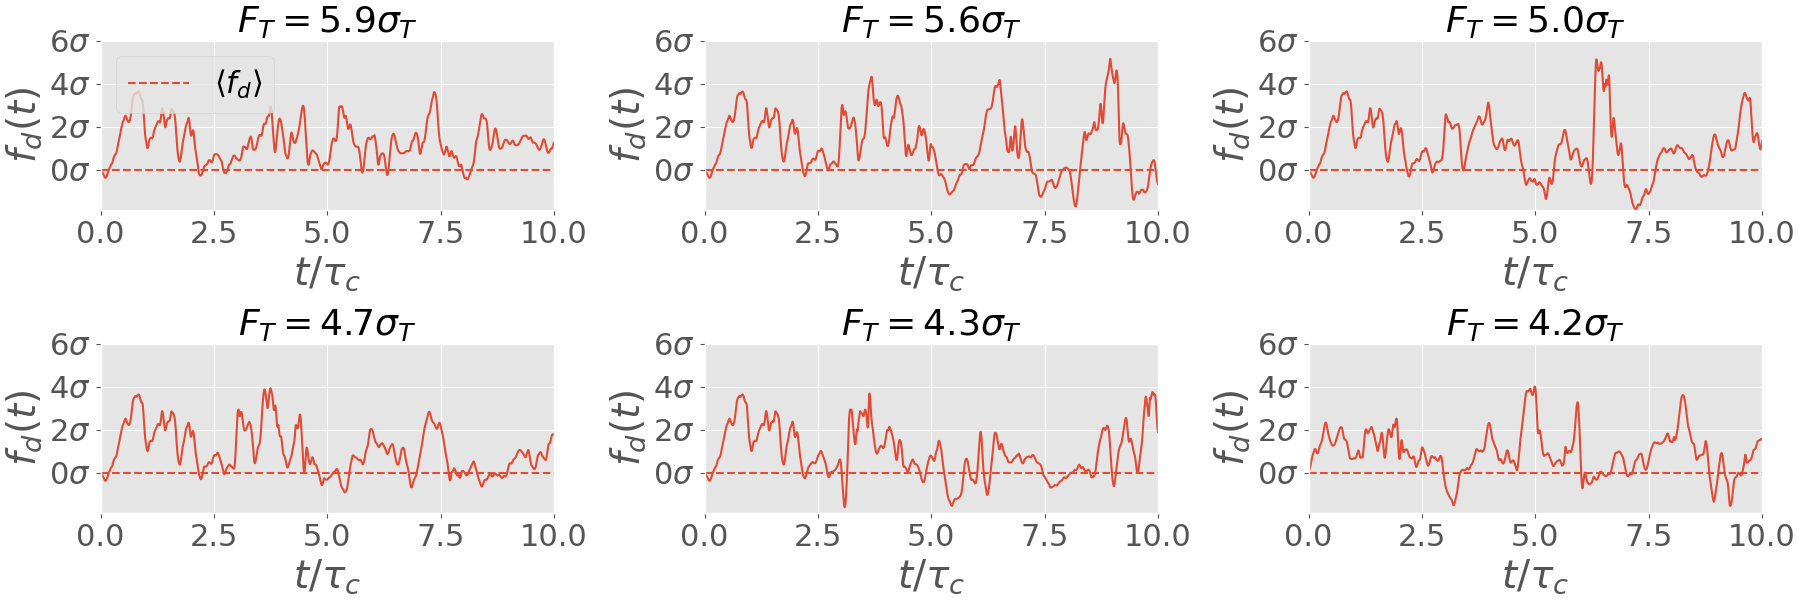

Reproduce this figure in Python.
from os.path import join
import numpy as np
import matplotlib.pyplot as plt

plt.style.use('ggplot')

gktl_dir = "../../er_lannic"

# list.txt is generated with ./sort_extremes.py
# contains the sorted list of extremes according to the
# time-averaged drag (highest value first)
sortedI = np.loadtxt('list.txt', dtype=int)

sig=0.0412
m=0.0252
# Gets the value of mu and sigma for time-averaged drag
musigma = np.fromfile("../../data/musigma_AVG_10.dat", float, -1, "");

T = 10 # Physical duration of instant. trajectories

Nsubplots = 6
minArray=np.zeros(Nsubplots) # containers for max and min over instant. drag
maxArray=np.zeros(Nsubplots) # timeseries
fig, axes = plt.subplots(nrows=2,ncols=3, figsize=(18,6), constrained_layout=True)
for i in range(0,Nsubplots):
    fileName=join(gktl_dir, "recon_rep_0_clone_{}.traj".format(sortedI[i]))
    f = np.fromfile(fileName, float, -1, "")
    # amplitude of fluctuation for time-average
    F_avg = np.sum(f)/(len(f)-1)
    F_avg = F_avg/musigma[1]
    # Compute centered and reduced drag
    # important to do this *after* computing F_avg
    f = f/sig
    N = len(f)
    # row and col are computed so that plots go from left
    # to right, in descending order of F_avg
    row = i // 3
    col = i % 3
    drag_signal, = axes[row,col].plot(np.linspace(0,T,N),f)
    axes[row,col].set_xlim((0, T))
    axes[row,col].set_title(r"$F_T = {:2.1f}\sigma _T$".format(F_avg), fontsize=26)
    # Compute min and max for instant drag signal to
    # impose common ylim to all subplots (see below)
    maxArray[i]=np.amax(f)
    minArray[i]=np.amin(f)
    # Plot a dashed line to mark average value (f=0)
    avg_marker_line, = axes[row,col].plot([0,T],[0,0], '--')
    avg_marker_line.set_color(drag_signal.get_color())
    if(i==0):
        avg_marker_line.set_label(r'$\langle f_d \rangle$')
        axes[row,col].legend(loc='upper left', fontsize=22)
globalDragMinimum = np.amin(minArray)
globalDragMaximum = np.amax(maxArray)
for i in range(0,6):
    row = i // 3
    col = i % 3
    axes[row,col].set_ylim((globalDragMinimum,globalDragMaximum))
    axes[row,col].set_xlabel(r'$t/ \tau_c$',fontsize=28)
    axes[row,col].set_ylabel(r'$f_d(t)$',fontsize=28)
    axes[row,col].set_yticks([0,2,4,6])
    axes[row,col].set_yticklabels(['${:2.0f}\\sigma$'.format(x) \
                                   for x in axes[row,col].get_xticks()])
    axes[row,col].tick_params(axis='both', which='major', labelsize=22)

fname = 'timeseries_extrms_AVG.png'
plt.savefig(fname)

plt.show()
